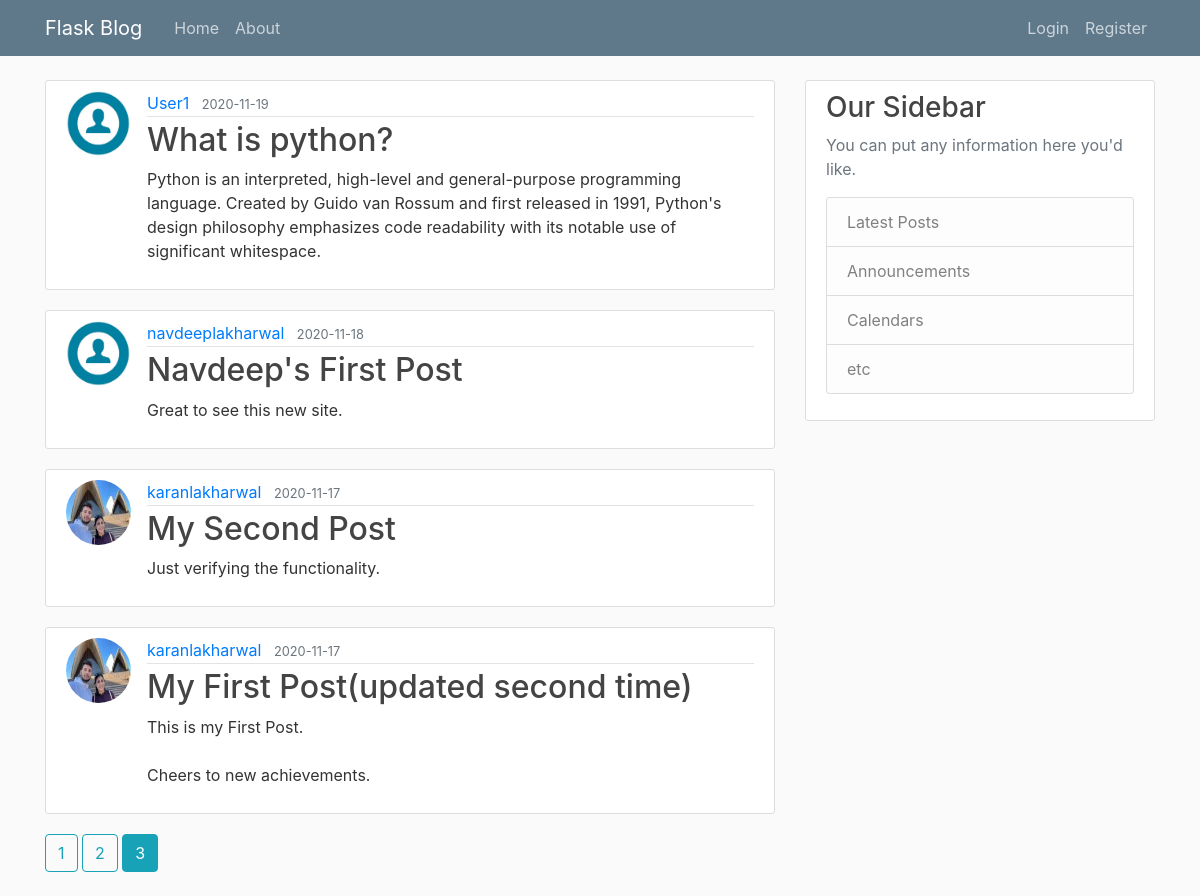
Screenshot of /home?page=3 with the database file from the repository.
### FlaskBlog/models.py (models this page shows, shortened)
class Post(db.Model):
    id = db.Column(db.Integer, primary_key=True)
    title = db.Column(db.String(100), nullable=False)
    date_posted = db.Column(db.DateTime, nullable=False, default=datetime.utcnow)
    content = db.Column(db.Text, nullable=False)
    user_id = db.Column(db.Integer, db.ForeignKey('user.id'), nullable=False)

class User(db.Model, UserMixin):
    id = db.Column(db.Integer, primary_key=True)
    username = db.Column(db.String(20), unique=True, nullable=False)
    email = db.Column(db.String(120), unique=True, nullable=False)
    image_file = db.Column(db.String(20), nullable=False, default='default.jpg')
    password = db.Column(db.String(60), nullable=False)
    posts = db.relationship('Post', backref='author', lazy=True)

### FlaskBlog/main/routes.py (the view)
@main.route('/')  # home page for our website
@main.route('/home')  # set / and /home link to go to home page
def home():
    page = request.args.get('page',1,type=int)
    posts =Post.query.order_by(Post.date_posted.desc()).paginate(page=page, per_page=5)
    return render_template('home.html', posts=posts)

### FlaskBlog/templates/home.html
{% extends 'layout.html' %}
{% block content %}
    {% for post in posts.items %}
    <article class="media content-section">
      <img class="rounded-circle article-img" src="{{ url_for('static',filename='profile_pics/'+ post.author.image_file)}}">
      <div class="media-body">
        <div class="article-metadata">
          <a class="mr-2" href="{{ url_for('users.user_posts',username=post.author.username) }}">{{ post.author.username }}</a>
          <small class="text-muted">{{ post.date_posted.strftime('%Y-%m-%d') }}</small>
        </div>
        <h2><a class="article-title" href="{{url_for('posts.post',post_id=post.id)}}">{{ post.title }}</a></h2>
        <p class="article-content">{{ post.content }}</p>
      </div>
    </article>
    {% endfor %}
    {% for page_num in posts.iter_pages(left_edge=1,right_edge=1,left_current=1, right_current=2) %}
        {% if page_num %}
            {% if posts.page == page_num %}
                <a class="btn btn-info mb-4" href="{{url_for('main.home',page=page_num)}}">{{ page_num }}</a>
            {% else %}
                <a class="btn btn-outline-info mb-4" href="{{url_for('main.home',page=page_num)}}">{{ page_num }}</a>
            {% endif %}
        {% else %}
            ...
        {% endif %}
    {% endfor %}
{% endblock content %}

### FlaskBlog/static/main.css (style rules this page uses)
body { background: #fafafa; color: #333333; margin-top: 5rem; }
h1, h2, h3, h4, h5, h6 { color: #444444; }
.content-section { background: #ffffff; padding: 10px 20px; border: 1px solid #dddddd; border-radius: 3px; margin-bottom: 20px; }
.article-title { color: #444444; }
.article-content { white-space: pre-line; }
.article-img { height: 65px; width: 65px; margin-right: 16px; }
.article-metadata { padding-bottom: 1px; margin-bottom: 4px; border-bottom: 1px solid #e3e3e3 }

### rows the page displays
Post: image_file (placeholder picture), author.username "User1", date_posted "2020-11-19", title "What is python?", content "Python is an interpreted, high-level and general-purpose programming language. Created by Guido van Rossum and first released in 1991, Python's design philosophy emphasizes code readability with its notable use of significant whitespace."
Post: image_file (placeholder picture), author.username "navdeeplakharwal", date_posted "2020-11-18", title "Navdeep's First Post", content "Great to see this new site."
Post: image_file (picture), author.username "karanlakharwal", date_posted "2020-11-17", title "My Second Post", content "Just verifying the functionality."
Post: image_file (picture), author.username "karanlakharwal", date_posted "2020-11-17", title "My First Post(updated second time)", content "This is my First Post. Cheers to new achievements."

### other values shown
{{ page_num }} "1" "2"
{{ page_num }} "3"
